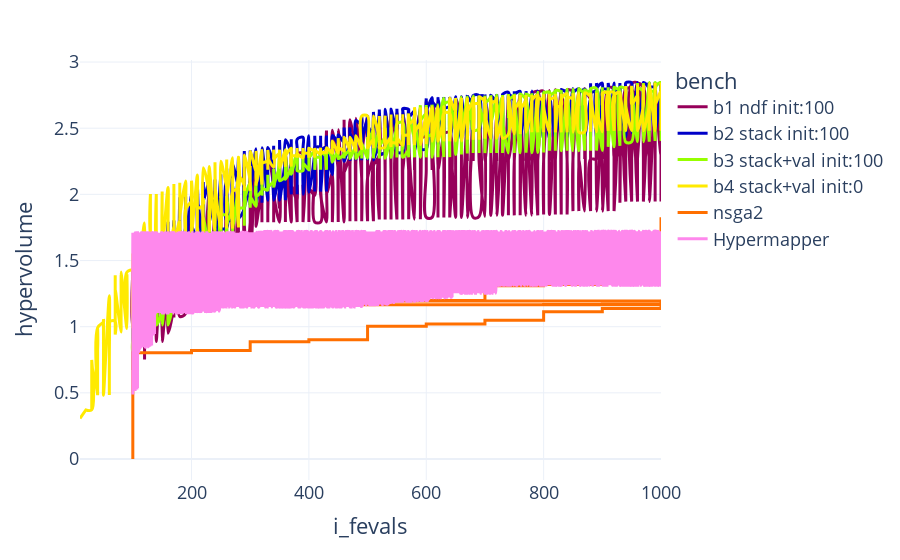

Notebook code for this chart:
### Code cell
start_plot = px.line(pd.concat([b1_df, b2_df, b3_df, b4_df, nsga2_df, mapper_df]),  
            x="i_fevals", 
            y="hypervolume",
                     color='bench',
            hover_name="i_time", 
            color_discrete_sequence=['rgb(150,0,90)', 'rgb(0,0,200)',  'rgb(151,255,0)', 'rgb(255,234,0)', 'rgb(255,111,0)', '#fe88ec'],
            template="presentation+plotly_white",
            line_shape="spline", 
            render_mode="svg")
start_plot

### Figure 1 — Plotly figure (JSON) as saved in the notebook; plotly's stock layout.template omitted (floating-point values rounded to 4 significant figures; data arrays with more than 128 entries replaced by an {"elided": "..."} marker saying what was removed)
{"data": [{"hoverlabel": {"namelength": 0}, "hovertemplate": "<b>%{hovertext}</b><br><br>bench=b1 ndf init:100<br>i_fevals=%{x}<br>hypervolume=%{y}", "hovertext": {"elided": "455 float values"}, "legendgroup": "b1 ndf init:100", "line": {"color": "rgb(150,0,90)", "dash": "solid", "shape": "spline"}, "mode": "lines", "name": "b1 ndf init:100", "showlegend": true, "type": "scatter", "x": {"elided": "455 int values"}, "xaxis": "x", "y": {"elided": "455 float values"}, "yaxis": "y"}, {"hoverlabel": {"namelength": 0}, "hovertemplate": "<b>%{hovertext}</b><br><br>bench=b2 stack init:100<br>i_fevals=%{x}<br>hypervolume=%{y}", "hovertext": {"elided": "455 float values"}, "legendgroup": "b2 stack init:100", "line": {"color": "rgb(0,0,200)", "dash": "solid", "shape": "spline"}, "mode": "lines", "name": "b2 stack init:100", "showlegend": true, "type": "scatter", "x": {"elided": "455 int values"}, "xaxis": "x", "y": {"elided": "455 float values"}, "yaxis": "y"}, {"hoverlabel": {"namelength": 0}, "hovertemplate": "<b>%{hovertext}</b><br><br>bench=b3 stack+val init:100<br>i_fevals=%{x}<br>hypervolume=%{y}", "hovertext": {"elided": "455 float values"}, "legendgroup": "b3 stack+val init:100", "line": {"color": "rgb(151,255,0)", "dash": "solid", "shape": "spline"}, "mode": "lines", "name": "b3 stack+val init:100", "showlegend": true, "type": "scatter", "x": {"elided": "455 int values"}, "xaxis": "x", "y": {"elided": "455 float values"}, "yaxis": "y"}, {"hoverlabel": {"namelength": 0}, "hovertemplate": "<b>%{hovertext}</b><br><br>bench=b4 stack+val init:0<br>i_fevals=%{x}<br>hypervolume=%{y}", "hovertext": {"elided": "500 float values"}, "legendgroup": "b4 stack+val init:0", "line": {"color": "rgb(255,234,0)", "dash": "solid", "shape": "spline"}, "mode": "lines", "name": "b4 stack+val init:0", "showlegend": true, "type": "scatter", "x": {"elided": "500 int values"}, "xaxis": "x", "y": {"elided": "500 float values"}, "yaxis": "y"}, {"hoverlabel": {"namelength": 0}, "hovertemplate": "<b>%{hovertext}</b><br><br>bench=nsga2<br>i_fevals=%{x}<br>hypervolume=%{y}", "hovertext": {"elided": "5000 null values"}, "legendgroup": "nsga2", "line": {"color": "rgb(255,111,0)", "dash": "solid", "shape": "spline"}, "mode": "lines", "name": "nsga2", "showlegend": true, "type": "scatter", "x": {"elided": "5000 int values"}, "xaxis": "x", "y": {"elided": "5000 float values"}, "yaxis": "y"}, {"hoverlabel": {"namelength": 0}, "hovertemplate": "<b>%{hovertext}</b><br><br>bench=Hypermapper<br>i_fevals=%{x}<br>hypervolume=%{y}", "hovertext": {"elided": "4505 null values"}, "legendgroup": "Hypermapper", "line": {"color": "#fe88ec", "dash": "solid", "shape": "spline"}, "mode": "lines", "name": "Hypermapper", "showlegend": true, "type": "scatter", "x": {"elided": "4505 int values"}, "xaxis": "x", "y": {"elided": "4505 float values"}, "yaxis": "y"}], "layout": {"autosize": true, "legend": {"title": {"text": "bench"}, "tracegroupgap": 0}, "margin": {"t": 60}, "xaxis": {"anchor": "y", "autorange": true, "domain": [0, 1], "range": [10, 1000], "title": {"text": "i_fevals"}, "type": "linear"}, "yaxis": {"anchor": "x", "autorange": true, "domain": [0, 1], "range": [-0.1587, 3.015], "title": {"text": "hypervolume"}, "type": "linear"}}}
